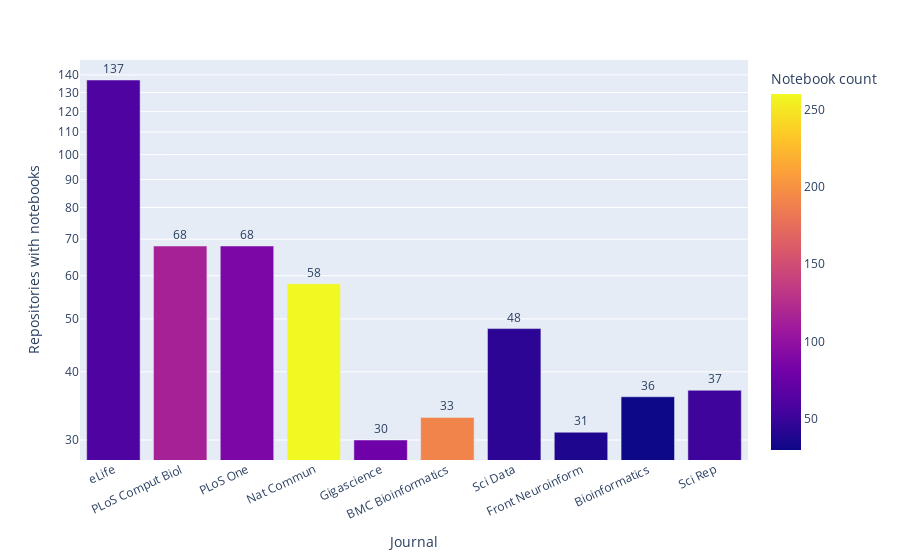

Notebook cell for this chart:
### Code cell
fig = px.bar(repositories_journal_df.head(10), x='journal_abbrev', y='repositories_with_notebooks_count', color='max_notebooks_count',
             labels=dict(journal_abbrev="Journal", repositories_count="Total repositories", repositories_with_notebooks_count="Repositories with notebooks", 
                         min_notebooks_count="Min notebook count", max_notebooks_count="Notebook count"),
        hover_data=['repositories_count', 'min_notebooks_count'], 
)
filename = 'top_journals_with_repositories_notebooks'
fig.update_traces(texttemplate='%{y:s}', textposition='outside')
fig.update_layout(uniformtext_minsize=8, uniformtext_mode='hide', xaxis_tickangle=-25, 
                  xaxis_title = 'Journal', yaxis_title = 'Repositories with notebooks', yaxis_type = 'log')    
fig.write_image(OUTPUT_DIR + '/' + filename + '.pdf', scale=1.0)

fig.show()

### Figure 1 — Plotly figure (JSON) as saved in the notebook; plotly's stock layout.template omitted (floating-point values rounded to 4 significant figures)
{"data": [{"alignmentgroup": "True", "customdata": [[202, 0], [130, 0], [127, 0], [120, 0], [102, 0], [94, 0], [87, 0], [84, 0], [68, 0], [56, 0]], "hovertemplate": "Journal=%{x}<br>Repositories with notebooks=%{y}<br>Total repositories=%{customdata[0]}<br>Min notebook count=%{customdata[1]}<br>Notebook count=%{marker.color}<extra></extra>", "legendgroup": "", "marker": {"color": [61, 115, 87, 260, 79, 191, 44, 38, 30, 52], "coloraxis": "coloraxis", "pattern": {"shape": ""}}, "name": "", "offsetgroup": "", "orientation": "v", "showlegend": false, "textposition": "outside", "texttemplate": "%{y:s}", "type": "bar", "x": ["eLife", "PLoS Comput Biol", "PLoS One", "Nat Commun", "Gigascience", "BMC Bioinformatics", "Sci Data", "Front Neuroinform", "Bioinformatics", "Sci Rep"], "xaxis": "x", "y": [137, 68, 68, 58, 30, 33, 48, 31, 36, 37], "yaxis": "y"}], "layout": {"autosize": true, "barmode": "relative", "coloraxis": {"colorbar": {"title": {"text": "Notebook count"}}, "colorscale": [[0, "#0d0887"], [0.1111, "#46039f"], [0.2222, "#7201a8"], [0.3333, "#9c179e"], [0.4444, "#bd3786"], [0.5556, "#d8576b"], [0.6667, "#ed7953"], [0.7778, "#fb9f3a"], [0.8889, "#fdca26"], [1, "#f0f921"]]}, "legend": {"tracegroupgap": 0}, "margin": {"t": 60}, "uniformtext": {"minsize": 8, "mode": "hide"}, "xaxis": {"anchor": "y", "autorange": true, "domain": [0, 1], "range": [-0.5, 9.5], "tickangle": -25, "title": {"text": "Journal"}, "type": "category"}, "yaxis": {"anchor": "x", "autorange": true, "domain": [0, 1], "range": [1.44, 2.173], "title": {"text": "Repositories with notebooks"}, "type": "log"}}}
